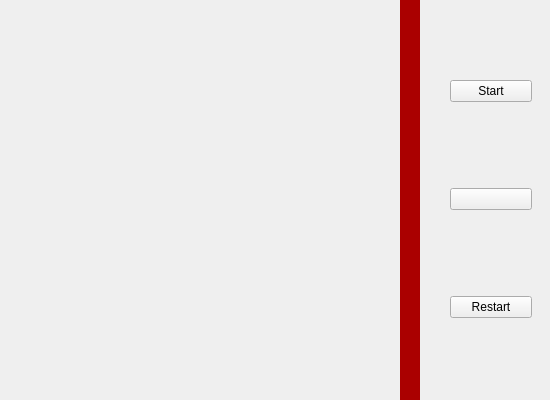
<?xml version="1.0" encoding="UTF-8"?>
<ui version="4.0">
 <class>Menu</class>
 <widget class="QWidget" name="Menu">
  <property name="geometry">
   <rect>
    <x>0</x>
    <y>0</y>
    <width>550</width>
    <height>400</height>
   </rect>
  </property>
  <property name="windowTitle">
   <string>Form</string>
  </property>
  <widget class="QWidget" name="widget" native="true">
   <property name="geometry">
    <rect>
     <x>0</x>
     <y>0</y>
     <width>401</width>
     <height>400</height>
    </rect>
   </property>
  </widget>
  <widget class="QWidget" name="widget_2" native="true">
   <property name="geometry">
    <rect>
     <x>400</x>
     <y>0</y>
     <width>20</width>
     <height>400</height>
    </rect>
   </property>
   <property name="styleSheet">
    <string notr="true">background-color: rgb(170, 0, 0);</string>
   </property>
  </widget>
  <widget class="QWidget" name="">
   <property name="geometry">
    <rect>
     <x>450</x>
     <y>0</y>
     <width>82</width>
     <height>401</height>
    </rect>
   </property>
   <layout class="QVBoxLayout" name="VLayoutBtn">
    <item>
     <widget class="QPushButton" name="btnStart">
      <property name="text">
       <string>Start</string>
      </property>
     </widget>
    </item>
    <item>
     <widget class="QPushButton" name="btnPause"/>
    </item>
    <item>
     <widget class="QPushButton" name="btnRestart">
      <property name="text">
       <string>Restart</string>
      </property>
     </widget>
    </item>
   </layout>
  </widget>
 </widget>
 <resources/>
 <connections/>
</ui>
